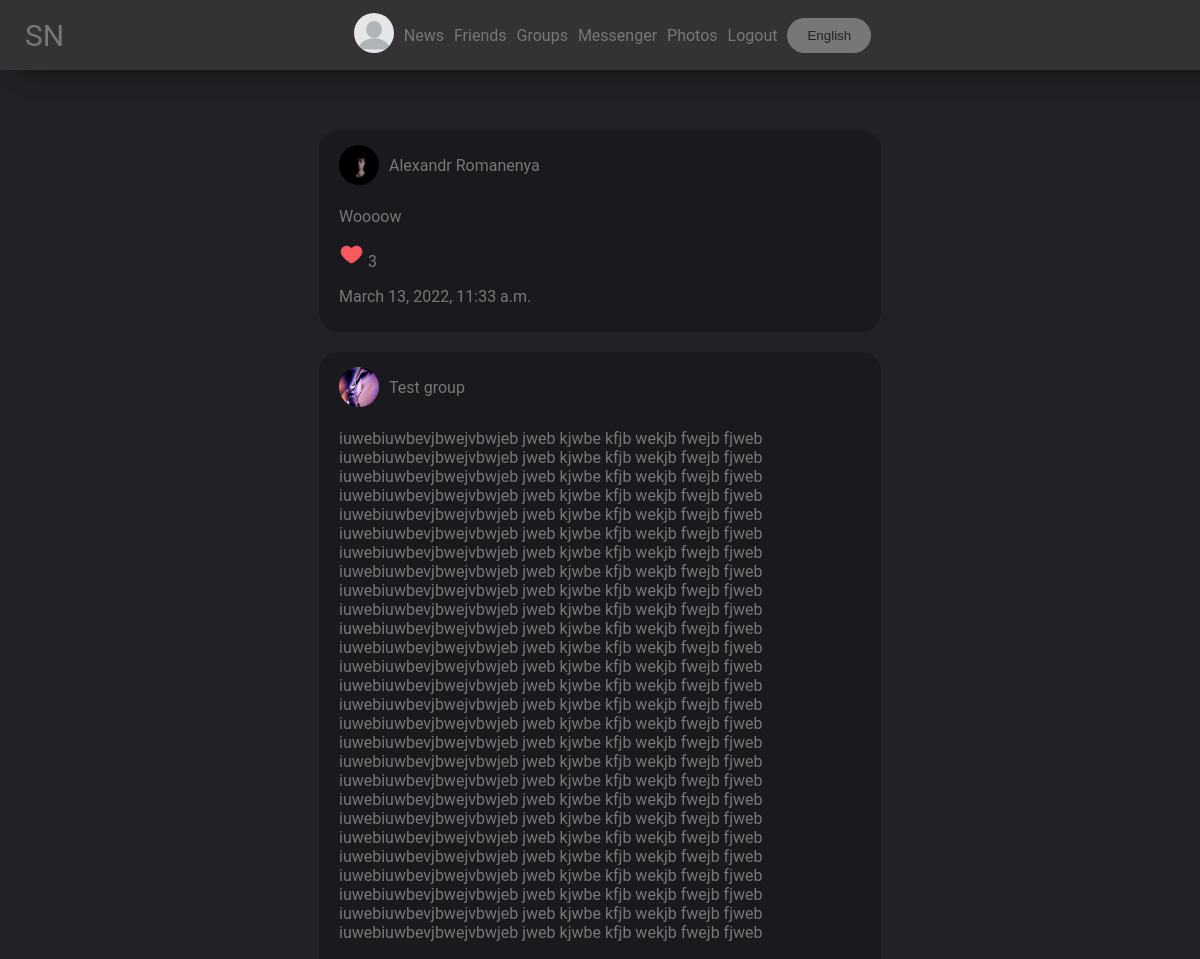
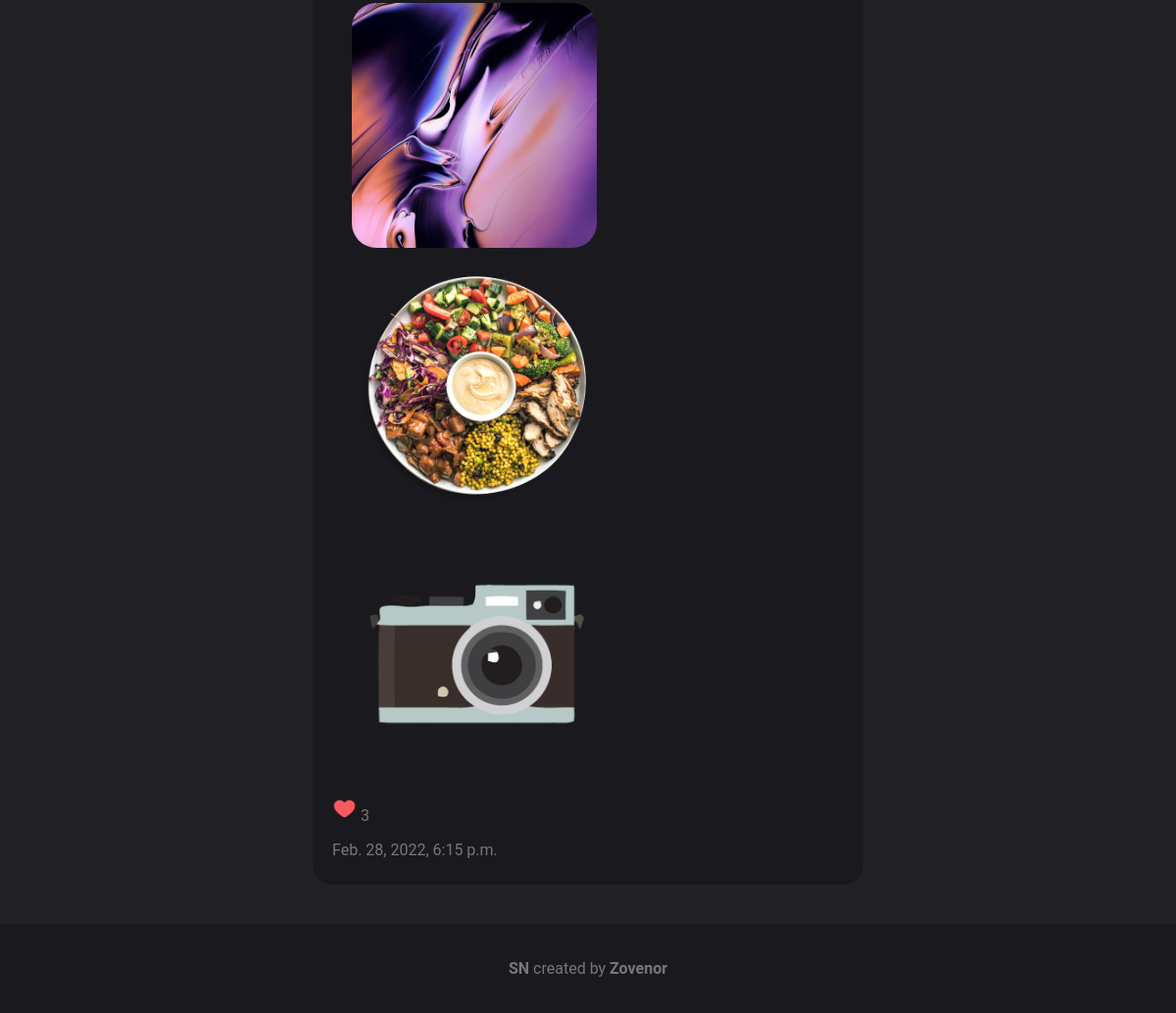
Page /news (signed in) on the committed database (2 pictures, top to bottom).
### mainpage/models.py (models this page shows, shortened)
class Post(models.Model):
    author = models.CharField(max_length=100, null=True, blank=True)
    text = models.TextField()
    photos = models.ManyToManyField(Photo, related_name="photos")
    pinned = models.BooleanField(default=False)
    date = models.DateTimeField(auto_now=True)
    likes = models.ManyToManyField(UserDetail)
    def count_likes(self):
        return self.likes.count()
    def get_author(self):
        if self.author[0:3] == 'usr':
            return UserDetail.objects.get(user=User.objects.get(id=self.author[3:]))
        elif self.author[0:2] == "gr":
            return Group.objects.get(id=self.author[2:])
        else:
            return None
    def get_author_name(self):
        if self.author[0:3] == 'usr':
            id = self.author[3:]
            return f'{User.objects.get(id=id).first_name} {User.objects.get(id=id).last_name}'
        elif self.author[0:2] == "gr":
            id = self.author[2:]
            return Group.objects.get(id=id).name
        else:
            return None

class UserDetail(models.Model):
    user = models.ForeignKey(User, on_delete=models.CASCADE)
    age = models.DateField(null=True, blank=True)
    photo = models.ForeignKey(Photo, on_delete=models.SET_NULL, null=True, blank=True)
    permissions = models.CharField(max_length=10, default="public")
    country = models.CharField(max_length=100, null=True, blank=True)
    city = models.CharField(max_length=100, null=True, blank=True)
    sex = models.CharField(max_length=10, choices=(('male', 'male'), ('female', 'female'), ('None', 'None')),
                           default=('None', 'None'))
    def __str__(self):
        return self.user.username
    def get_photo(self):
        if self.photo:
            return self.photo
        else:
            return settings.STATIC_URL + "/mainpage/img/user.png"

class Photo(models.Model):
    photo = models.ImageField(upload_to='photos')
    date = models.DateTimeField(auto_now=True)
    user = models.ForeignKey(User, on_delete=models.SET_NULL, null=True)
    permissions = models.CharField(max_length=10, default="public")
    def __str__(self):
        return self.photo.url

class Group(models.Model):
    followers = models.ManyToManyField(UserDetail, related_name="followers")
    name = models.CharField(max_length=250)
    description = models.TextField(null=True, blank=True)
    groupname = models.CharField(max_length=100, unique=True)
    photo = models.ForeignKey(Photo, on_delete=models.SET_NULL, null=True, blank=True)
    admin = models.ForeignKey(UserDetail, on_delete=models.SET_NULL, null=True, blank=True)
    editors = models.ManyToManyField(UserDetail, related_name="editors")
    def __str__(self):
        return self.groupname
    def get_photo(self):
        if self.photo:
            return self.photo
        else:
            return settings.STATIC_URL + "/mainpage/img/group.jpg"

### mainpage/views.py (the view)
# urls.py: path('news', views.NewsView.as_view()),
class NewsView(View):
    @base
    @user_is_authenticated
    def get(self, request, content):
        content.update({
            'list': get_wordlist(request).News,
            'posts': None,
        })
        for el in Follower.objects.filter(user1=request.user.id):
            content['posts'] = Post.objects.filter(author=f'usr{el.user2}')
        for el in Friend.objects.filter(user1=request.user.id).union(Friend.objects.filter(user2=request.user.id)):
            if content['posts'] != None:
                content['posts'] = content['posts'].union(Post.objects.filter(author=f'usr{el.get_user_to(request.user.id)}'))
            else:
                content['posts'] = Post.objects.filter(author=f'usr{el.get_user_to(request.user.id)}')
        for el in Group.objects.filter(followers=UserDetail.objects.get(user=request.user)):
            if content['posts'] != None:
                content['posts'] = content['posts'].union(Post.objects.filter(author=f'gr{el.id}'))
            else:
                content['posts'] = Post.objects.filter(author=f'gr{el.id}')
        return render(request, 'mainpage/news.html', content)

### mainpage/models.py (called while the page is built)
    def get_user_to(self, id):
        if self.user1 == id:
            return self.user2
        else:
            return self.user1

### mainpage/views.py (called while the page is built)
def base(func):
    def wrapper(self, request, content={}, *args, **kwargs):
        if request.user.is_authenticated:
            content.update({'your_user': UserDetail.objects.get(user=request.user)})
        return func(self, request, content=content, **kwargs)
    return wrapper

def user_is_authenticated(func):
    def redir(self, request):
        return redirect('/login?url=' + request.path)
    def wrapper(self, request, *args, **kwargs):
        if request.user.is_authenticated:
            return func(self, request, *args, **kwargs)
        else:
            return redir(self, request)
    return wrapper

def get_wordlist(request):
    langs_list = {
        'en': langs.EN,
        'ru': langs.RU,
    }
    if 'lang' in request.COOKIES:
        lang = request.COOKIES['lang']
        try:
            return langs_list[lang]
        except:
            return langs_list['en']
    else:
        return langs_list['en']

### mainpage/templates/mainpage/news.html (shortened to what this page needs)
{% extends 'mainpage/base.html' %}
{% load static %}
{% block content %}
    <link rel="stylesheet" href="{% static 'mainpage/news.css' %}">
     <section class="posts">
            {% for el in posts %}
                <div class="post" id="post{{ el.id }}">
                    <a href="/{{ el.get_author  }}" class="user">
                        <div style="background-image: url({{ el.get_author.get_photo  }})" class="user_img"></div>
                        <p class="user_name">{{ el.get_author_name }}</p>
                    </a>
                    <p class="text">{{ el.text }}</p>
                    <div class="photos">
                        {% for photo in el.photos.all %}
                            <div class="photo" style="background-image: url('{{ photo }}')"></div>
                        {% endfor %}
                    </div>
                    <div onclick="like({{ el.id }})" class="like_img" id="like_img_{{ el.id }}">
                        {% if your_user in el.likes.all %}
                            <img width="25px" src="{% static 'mainpage/img/like.png' %}">
                        {% else %}
                            <img style="filter: invert(1); opacity: 0.75" width="25px"
                                 src="{% static 'mainpage/img/no-like.png' %}">
                        {% endif %}
                        <span class="like" id="like_{{ el.id }}">{{ el.count_likes }}</span>
                    </div>
                    <p class="date">{{ el.date }}</p>
                </div>
            {% endfor %}
    </section>
{% endblock %}

### mainpage/static/mainpage/base.css (style rules this page uses)
body { padding: 0; margin: 0; background: #222226; color: #777; font-family: "Roboto", "Lucida Grande", Verdana, Arial, sans-serif; min-height: 100vh; display: flex; flex-flow: column; }
main a { text-decoration: none; color: #777; }

### mainpage/static/mainpage/news.css (style rules this page uses)
.posts { display: flex; flex-flow: column; width: 60%; align-items: center; }
.post { width: 75%; background-color: #1a1a1e; padding: 10px 20px 10px 20px; border-radius: 20px; margin-bottom: 20px; }
.photo { width: 250px; height: 250px; background-repeat: no-repeat; background-size: cover; background-position: center; border-radius: 25px; margin: 20px; }
.like_img { cursor: pointer; }
.user { display: flex; align-items: center; }
.user_img { width: 40px; height: 40px; background-repeat: no-repeat; background-size: cover; background-position: center; border-radius: 999px; margin-right: 10px; }

### rows in the picture
Post: get_author.get_photo (picture), get_author_name "Alexandr Romanenya", text "Woooow", count_likes "3", date "March 13, 2022, 11:33 a.m."
Post: get_author.get_photo (picture), get_author_name "Test group", text "iuwebiuwbevjbwejvbwjeb jweb kjwbe kfjb wekjb fwejb fjweb iuwebiuwbevjbwejvbwjeb jweb kjwbe kfjb wekjb fwejb fjweb iuwebiuwbevjbwejvbwjeb jweb kjwbe kfjb wekjb fwejb fjweb iuwebiuwbevjbwejvbwjeb jweb kjwbe kfjb wekjb fwejb fjweb iuwebiuwbevjbwejvbwjeb jweb kjwbe kfjb wekjb fwejb fjweb iuwebiuwbevjbwejvbwjeb jweb kjwbe kfjb wekjb fwejb fjweb iuwebiuwbevjbwejvbwjeb jweb kjwbe kfjb wekjb fwejb fjweb iuwebiuwbevjbwejvbwjeb jweb kjwbe kfjb wekjb fwejb fjweb iuwebiuwbevjbwejvbwjeb jweb kjwbe kfjb wekjb fwejb fjweb iuwebiuwbevjbwejvbwjeb jweb kjwbe kfjb wekjb fwejb fjweb iuwebiuwbevjbwejvbwjeb jweb kjwbe kfjb wekjb fwejb fjweb iuwebiuwbevjbwejvbwjeb jweb kjwbe kfjb wekjb fwejb fjweb…", count_likes "3", date "Feb. 28, 2022, 6:15 p.m."
Photo: photo (picture)
Photo: photo (picture)
Photo: photo (picture)

### other values in the picture
{{ list.NAME }} "SN"
{{ list.news }} "News"
{{ list.Friends }} "Friends"
{{ list.groups }} "Groups"
{{ list.messenger }} "Messenger"
{{ list.photos }} "Photos"
{{ list.LogOut }} "Logout"
{{ list.choose_lang }} "English"
{{ list.created_by }} "created by"
